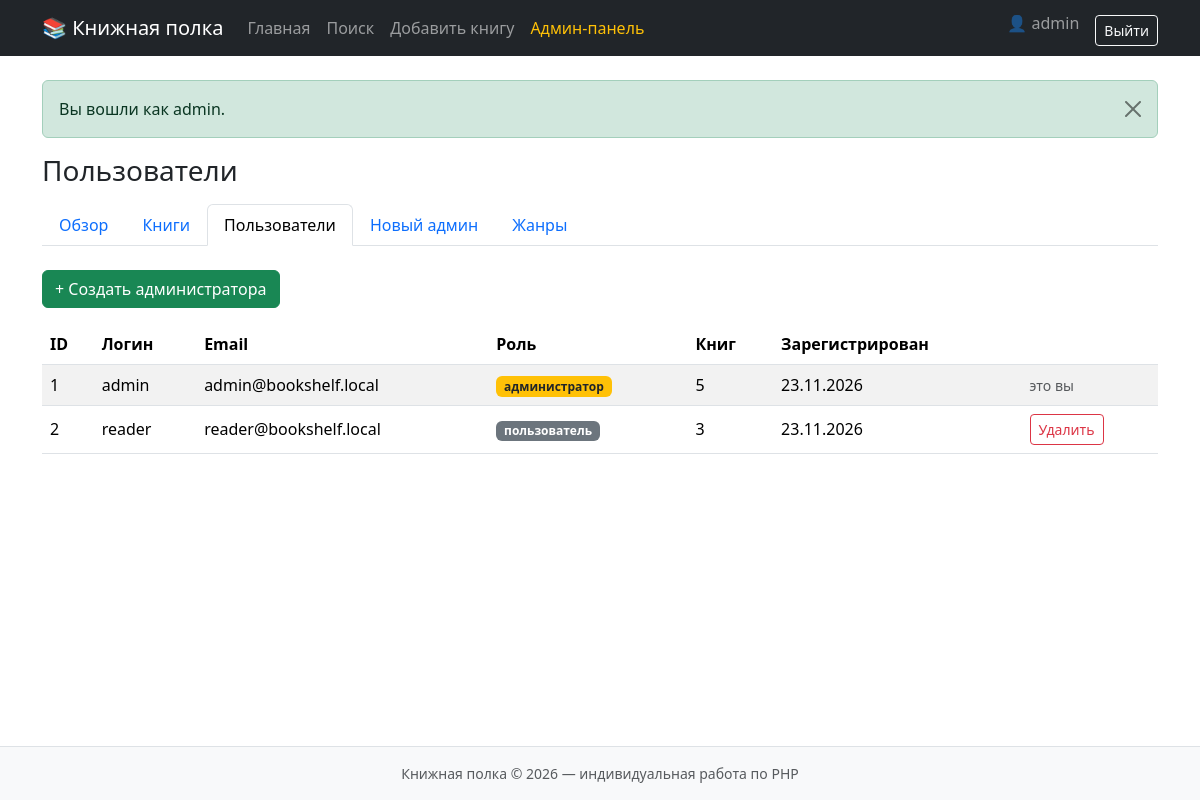
The app's page /index.php?page=admin_users (signed in) with its own data.
### tables this page shows
CREATE TABLE users (
    id            INT AUTO_INCREMENT PRIMARY KEY,
    username      VARCHAR(30)  NOT NULL UNIQUE,
    email         VARCHAR(100) NOT NULL UNIQUE,
    password_hash VARCHAR(255) NOT NULL,
    role          ENUM('user', 'admin') NOT NULL DEFAULT 'user',
    created_at    DATETIME NOT NULL DEFAULT CURRENT_TIMESTAMP
);

### app/core/Controller.php (called while the page is built, shortened)
<?php
abstract class Controller
{
    protected function render(string $view, array $data = []): void
    {
        extract($data);
        require ROOT . '/app/views/layout/header.php';
        require ROOT . "/app/views/$view.php";
        require ROOT . '/app/views/layout/footer.php';
    }
}

### app/controllers/AdminController.php (called while the page is built, shortened)
<?php
class AdminController extends Controller
{
    public function __construct()
    {
        Auth::requireAdmin();
    }
    public function users(): void
    {
        $this->render('admin/users', [
            'title'         => 'Пользователи',
            'users'         => (new User())->all(),
            'currentUserId' => Auth::user()['id'],
        ]);
    }
}

### public/index.php (called while the page is built, shortened)
<?php
require ROOT . '/app/core/helpers.php';
spl_autoload_register(function (string $className) {
    foreach (['core', 'controllers', 'models'] as $folder) {
        $file = ROOT . "/app/$folder/$className.php";
        if (file_exists($file)) {
            return;
        }
    }
});
$routes = require ROOT . '/config/routes.php';
$page = $_GET['page'] ?? 'home';
[$controllerName, $methodName] = $routes[$page];
$controller = new $controllerName();
$controller->$methodName();

### app/core/helpers.php (called while the page is built, shortened)
<?php
function e($value): string
{
    return htmlspecialchars((string)$value, ENT_QUOTES, 'UTF-8');
}
function url(string $page, array $params = []): string
{
    return 'index.php?' . http_build_query(array_merge(['page' => $page], $params));
}
function get_flash(): ?array
{
    $flash = $_SESSION['flash'] ?? null;
    return $flash;
}

### app/core/Auth.php (called while the page is built, shortened)
<?php
class Auth
{
    private static ?array $currentUser = null;
    public static function user(): ?array
    {
        if (self::$currentUser === null) {
            $user = (new User())->findById((int)$_SESSION['user_id']);
            self::$currentUser = $user;
        }
        return self::$currentUser;
    }
    public static function check(): bool
    {
        return self::user() !== null;
    }
    public static function requireLogin(): void
    {
        if (!self::check()) {
            set_flash('warning', 'Чтобы открыть эту страницу, войдите в систему.');
            redirect('login');
        }
    }
    public static function requireAdmin(): void
    {
        self::requireLogin();
    }
}

### app/core/Model.php (called while the page is built, shortened)
<?php
abstract class Model
{
    public function __construct()
    {
        $this->db = Database::connect();
    }
}

### app/core/Database.php (called while the page is built)
<?php
class Database
{
    private static ?PDO $connection = null;
    public static function connect(): PDO
    {
        if (self::$connection === null) {
            $dsn = 'mysql:host=' . DB_HOST . ';dbname=' . DB_NAME . ';charset=utf8mb4';
            self::$connection = new PDO($dsn, DB_USER, DB_PASS, [
                PDO::ATTR_ERRMODE            => PDO::ERRMODE_EXCEPTION,
                PDO::ATTR_DEFAULT_FETCH_MODE => PDO::FETCH_ASSOC,
                PDO::ATTR_EMULATE_PREPARES   => false,
            ]);
        }
        return self::$connection;
    }
}

### app/models/User.php (called while the page is built, shortened)
<?php
class User extends Model
{
    public function findById(int $id): ?array
    {
        $stmt = $this->db->prepare('SELECT * FROM users WHERE id = ?');
        $stmt->execute([$id]);
        return $stmt->fetch() ?: null;
    }
    public function all(): array
    {
        return $this->db->query(
            'SELECT u.id, u.username, u.email, u.role, u.created_at, COUNT(b.id) AS books_count
             FROM users u
             LEFT JOIN books b ON b.user_id = u.id
             GROUP BY u.id
             ORDER BY u.id'
        )->fetchAll();
    }
}

### app/views/admin/users.php (the view, shortened to what this page needs)
<h1 class="h3 mb-3">Пользователи</h1>
<?php require __DIR__ . '/_menu.php'; ?>
<a href="<?= url('admin_create_admin') ?>" class="btn btn-success mb-3">+ Создать администратора</a>
<div class="table-responsive">
    <table class="table table-striped align-middle">
        <thead>
        <tr>
            <th>ID</th>
            <th>Логин</th>
            <th>Email</th>
            <th>Роль</th>
            <th>Книг</th>
            <th>Зарегистрирован</th>
            <th></th>
        </tr>
        </thead>
        <tbody>
        <?php foreach ($users as $user): ?>
            <tr>
                <td><?= $user['id'] ?></td>
                <td><?= e($user['username']) ?></td>
                <td><?= e($user['email']) ?></td>
                <td>
                    <?php if ($user['role'] === 'admin'): ?>
                        <span class="badge bg-warning text-dark">администратор</span>
                    <?php else: ?>
                        <span class="badge bg-secondary">пользователь</span>
                    <?php endif; ?>
                </td>
                <td><?= $user['books_count'] ?></td>
                <td><?= e(date('d.m.Y', strtotime($user['created_at']))) ?></td>
                <td>
                    <?php if ((int)$user['id'] !== (int)$currentUserId): ?>
                        <form action="<?= url('admin_user_delete') ?>" method="post"
                              data-confirm="Удалить пользователя <?= e($user['username']) ?>?"
                              onsubmit="return confirm(this.dataset.confirm);">
                            <button type="submit" class="btn btn-sm btn-outline-danger">Удалить</button>
                        </form>
                    <?php else: ?>
                        <span class="text-muted small">это вы</span>
                    <?php endif; ?>
                </td>
            </tr>
        <?php endforeach; ?>
        </tbody>
    </table>
</div>

### app/views/layout/header.php (shortened to what this page needs)
<?php
$currentUser = Auth::user();
$flash = get_flash();
?>
<!DOCTYPE html>
<html lang="ru">
<head>
    <link href="https://cdn.jsdelivr.net/npm/bootstrap@5.3.3/dist/css/bootstrap.min.css" rel="stylesheet">
    <link href="css/style.css" rel="stylesheet">
</head>
<body class="d-flex flex-column min-vh-100">
<nav class="navbar navbar-expand-lg navbar-dark bg-dark">
    <div class="container">
        <a class="navbar-brand" href="<?= url('home') ?>">📚 Книжная полка</a>
        <div class="collapse navbar-collapse" id="mainMenu">
            <ul class="navbar-nav me-auto">
                <li class="nav-item"><a class="nav-link" href="<?= url('home') ?>">Главная</a></li>
                <li class="nav-item"><a class="nav-link" href="<?= url('search') ?>">Поиск</a></li>
                <?php if ($currentUser): ?>
                    <li class="nav-item"><a class="nav-link" href="<?= url('book_create') ?>">Добавить книгу</a></li>
                <?php endif; ?>
                <?php if ($currentUser && $currentUser['role'] === 'admin'): ?>
                    <li class="nav-item"><a class="nav-link text-warning" href="<?= url('admin') ?>">Админ-панель</a></li>
                <?php endif; ?>
            </ul>
            <ul class="navbar-nav">
                <?php if ($currentUser): ?>
                    <li class="nav-item">
                        <span class="navbar-text me-3">👤 <?= e($currentUser['username']) ?></span>
                    </li>
                    <li class="nav-item">
                        <form action="<?= url('logout') ?>" method="post" class="d-inline">
                            <button type="submit" class="btn btn-outline-light btn-sm mt-1">Выйти</button>
                        </form>
                    </li>
                <?php else: ?>
                    <li class="nav-item"><a class="nav-link" href="<?= url('login') ?>">Вход</a></li>
                    <li class="nav-item"><a class="nav-link" href="<?= url('register') ?>">Регистрация</a></li>
                <?php endif; ?>
            </ul>
        </div>
    </div>
</nav>
<main class="container my-4 flex-grow-1">
    <?php if ($flash): ?>
        <div class="alert alert-<?= e($flash['type']) ?> alert-dismissible fade show">
            <?= e($flash['message']) ?>
            <button type="button" class="btn-close" data-bs-dismiss="alert"></button>
        </div>
    <?php endif; ?>

### records on screen
users: username "admin", id "1", email "admin@bookshelf.local", role "администратор", books_count "5", created_at "23.11.2026", shows "это вы"
users: id "2", username "reader", email "reader@bookshelf.local", role "пользователь", books_count "3", created_at "23.11.2026"

### other values on screen
$flash['message'] "Вы вошли как admin."
$label "Обзор"
$label "Книги"
$label "Пользователи"
$label "Новый админ"
$label "Жанры"
